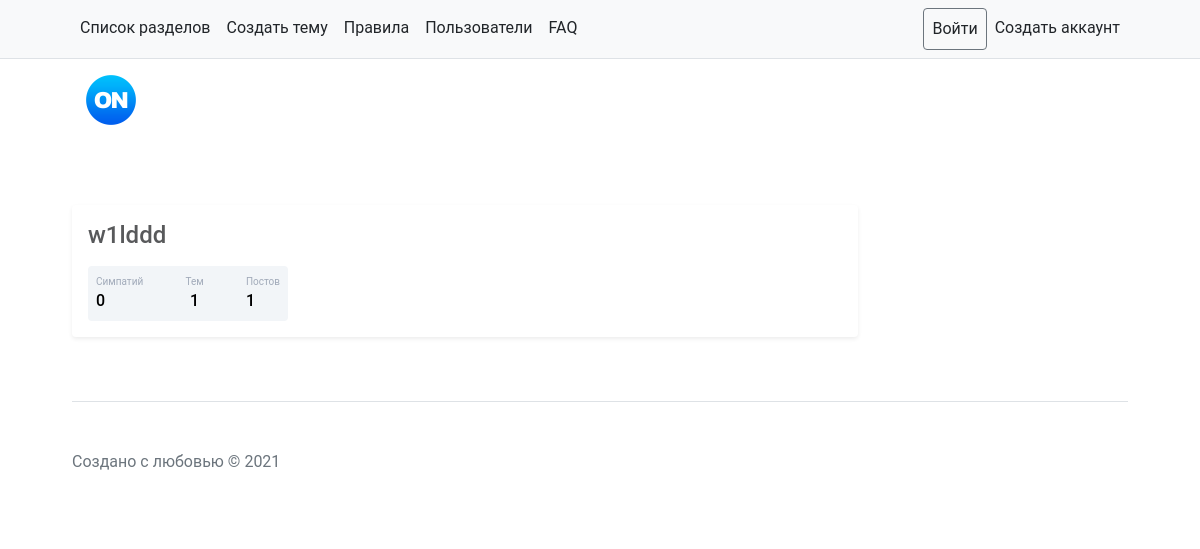
/user/w1lddd/, run on the app's committed database.
### main/models.py (models this page shows, shortened)
class Users(models.Model):
    user = models.CharField(verbose_name='Ник', max_length=900)
    like = models.IntegerField(verbose_name='Симпатии', default=0)
    date = models.DateTimeField(auto_now_add=True, db_index=True, verbose_name='Дата регистрации')
    com = models.BooleanField(default=False, verbose_name='Администратор форума?')
    color = models.CharField(default='#58595B', verbose_name='HEX цвет ника', max_length=20)
    stat = models.CharField(null=True, blank=True, verbose_name='Статус пользователя', max_length=70)
    telegram = models.CharField(null=True, blank=True, verbose_name='Телеграмм пользователя', max_length=80)
    vk = models.CharField(null=True, blank=True, verbose_name='Вк пользователя', max_length=80)
    discord = models.CharField(null=True, blank=True, verbose_name='Дискорд пользователя', max_length=80)
    class Meta:
        verbose_name_plural = 'Участники'
        verbose_name = 'Участник'
        ordering = ['-date']

### main/views.py (the view)
# urls.py: path('user/<str:us_nik>/', user),
def user(request, us_nik):
    u = Users.objects.filter(user=us_nik)
    u2 = Users.objects.get(user=us_nik)
    posts = Post.objects.filter(user=u2).count()
    threads = Threads.objects.filter(user=u2).count()
    if not u:
        return redirect('/')
    else:
        context = {
            'u': u,
            'p': posts,
            't': threads,
        }
        return render(request, 'main/user.html', context)

### main/templates/main/user.html (shortened to what this page needs)
{% extends "main/base.html" %}
{% load bbcode_tags %}
{% block main %}
    {% for u in u %}
        <div class="my-3 p-3 bg-body rounded shadow-sm">
            <h4 style="color: {{ u.color }}">{{ u.user }}</h4>
            <div style="width: 200px;"
                 class="p-2 mt-sm-3 bg-primary d-flex justify-content-between rounded text-white stats">
                <div class="d-flex flex-column"><span style="text-align: center;" class="articles">Симпатий</span> <span
                        class="number1">{{ u.like }}</span>
                </div>
                <div class="d-flex flex-column"><span class="articles">Тем</span> <span
                        class="number2" style="text-align: center;">{{ t }}</span></div>
                <div class="d-flex flex-column"><span style="text-align: center;" class="articles">Постов</span> <span
                        class="number3">{{ p }}</span>
                </div>
            </div>
        </div>
    {% endfor %}
{% endblock %}

### main/static/main/style.css (style rules this page uses)
html { box-sizing: border-box; }
*, *:before, *:after { box-sizing: inherit; }
html, body { height: 100%; }
html, body, div, object, iframe, h1, h2, h3, h4, h5, h6, p, blockquote, ol, ul, li, form, legend, label, table, header, footer, nav, section, figure { margin: 0; padding: 0; }
body { font-family: 'Roboto', sans-serif; font-size: 100%; line-height: 1.5; }
.stats { background: #f2f5f8 !important; color: #000 !important }
.articles { font-size: 10px; color: #a1aab9 }
.number1 { font-weight: 500 }
.number2 { font-weight: 500; }
.number3 { font-weight: 500 }

### data on the page
Users: user "w1lddd", like "0", t "1", p "1"
